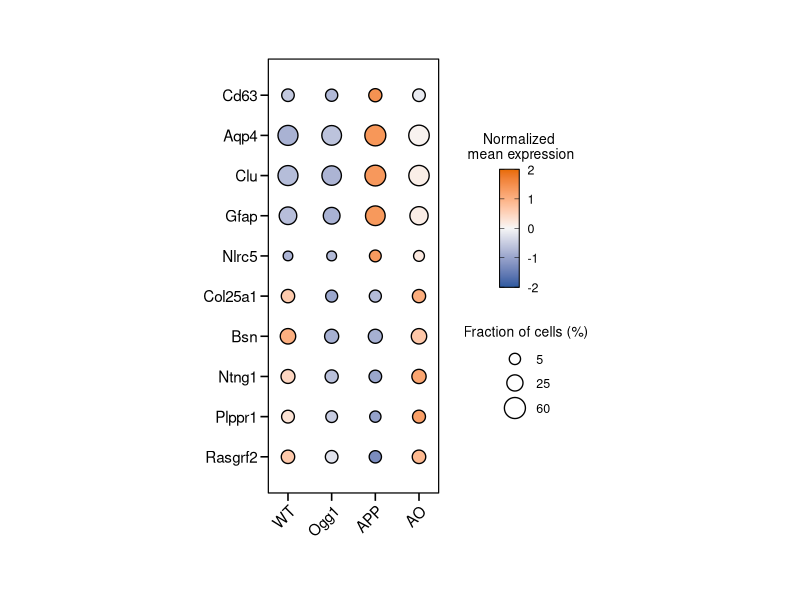
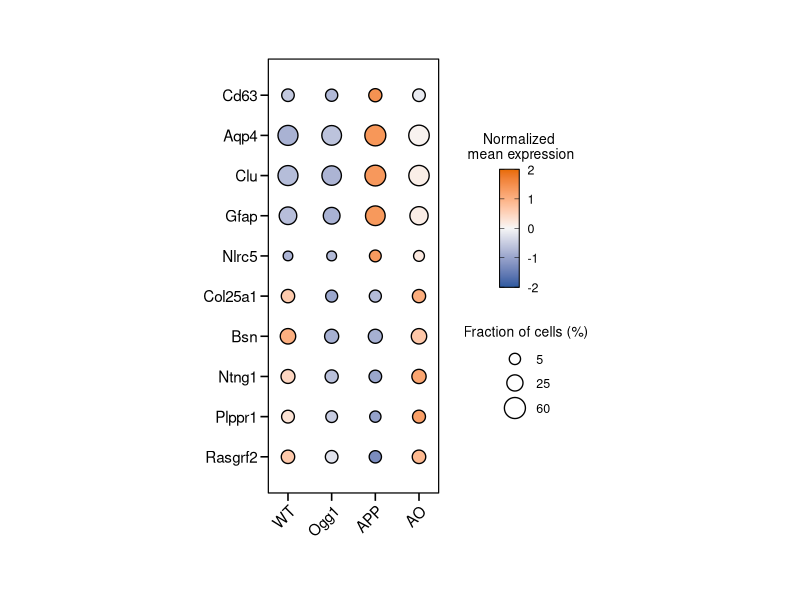

These charts were generated, in order, by the following R code:
# ------------------------------------------------------------------------------
# Fig. 5d - Dot plot, astrocytes (mean expression and fraction of cells)
#
# Input:  Astrocytes.csv
# Output: R_doplot_Astro.svg
# ------------------------------------------------------------------------------

# Load libraries
library(ggplot2)
library(dplyr)
library(svglite)

# Read input data
df <- read.csv("Astrocytes.csv")

# Order genes by expression in APP (highest at top)
app_expression <- df %>%
  filter(Genotype == "APP") %>%
  arrange(desc(AverageExpression))

gene_order <- app_expression$Gene

df$Gene <- factor(df$Gene, levels = rev(gene_order))

# Set genotype order
df$Genotype <- factor(df$Genotype, levels = c("WT", "Ogg1", "APP", "AO"))

# Symmetric color scale limits
expr_range <- range(df$AverageExpression, na.rm = TRUE)
max_abs <- max(abs(expr_range))
symmetric_limit <- ceiling(max_abs)  # round up to whole number

# Number of genes and genotypes
num_genes <- length(levels(df$Gene))
num_genotypes <- length(levels(df$Genotype))

# Create dot plot (values are plotted as given, no z-scoring)
p <- ggplot(df, aes(x = Genotype, y = Gene)) +
  geom_point(aes(fill = AverageExpression, size = Fraction),
             shape = 21, color = "black", stroke = 0.7) +
  scale_fill_gradient2(
    name = "Normalized\n mean expression",
    low = "#2C5AA0",
    mid = "#f7f7f7",
    high = "#E86B00",
    midpoint = 0,
    limits = c(-symmetric_limit, symmetric_limit),
    breaks = c(-symmetric_limit, -symmetric_limit/2, 0, symmetric_limit/2, symmetric_limit),
    na.value = "red"
  ) +
  scale_size(
    name = "Fraction of cells (%)",
    range = c(2, 8),
    limits = c(0, 100),
    breaks = c(5, 25, 60)
  ) +
  scale_x_discrete(expand = expansion(mult = c(0.15, 0.15))) +
  scale_y_discrete(expand = expansion(mult = c(0.1, 0.1))) +
  theme_minimal(base_size = 12) +
  theme(
    panel.grid.major = element_blank(),
    panel.grid.minor = element_blank(),
    axis.text.x = element_text(angle = 45, hjust = 1, vjust = 1,
                               size = 11, color = "black"),
    axis.text.y = element_text(size = 11, color = "black"),
    panel.border = element_rect(fill = NA, color = "black", linewidth = 0.42),
    legend.position = "right",
    legend.box = "vertical",
    legend.direction = "vertical",
    legend.box.just = "left",
    legend.spacing.y = unit(0.5, "cm"),
    legend.title = element_text(size = 10),
    legend.text = element_text(size = 9),
    plot.margin = margin(1.5, 1.5, 1.5, 1.5, "cm"),
    axis.ticks = element_line(color = "black"),
    axis.ticks.length = unit(0.2, "cm"),
    plot.background = element_rect(fill = "white", color = NA)
  ) +
  labs(x = NULL, y = NULL) +
  coord_fixed(ratio = 0.92, clip = "off")

# Legend order: color bar first, dot size second
p <- p + guides(
  fill = guide_colorbar(
    order = 1,
    barheight = unit(3, "cm"),
    barwidth = unit(0.5, "cm"),
    frame.colour = "black",
    frame.linewidth = 0.35,
    ticks.colour = "black",
    direction = "vertical",
    title.position = "top",
    title.hjust = 0.5
  ),
  size = guide_legend(
    order = 2,
    override.aes = list(fill = "white"),
    direction = "vertical",
    title.position = "top",
    title.hjust = 0.5
  )
)

# Show plot
print(p)

# Save plot
ggsave("R_doplot_Astro.svg", plot = p,
       width = 6,
       height = 5.5,
       bg = "white", device = "svg")
